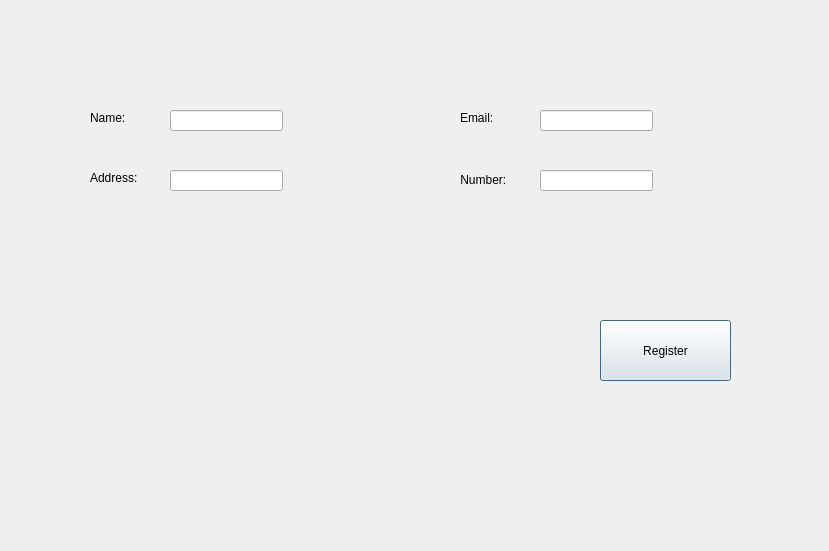
<?xml version="1.0" encoding="UTF-8"?>
<ui version="4.0">
 <class>registercust</class>
 <widget class="QDialog" name="registercust">
  <property name="geometry">
   <rect>
    <x>0</x>
    <y>0</y>
    <width>829</width>
    <height>551</height>
   </rect>
  </property>
  <property name="windowTitle">
   <string>Dialog</string>
  </property>
  <widget class="QLineEdit" name="email">
   <property name="geometry">
    <rect>
     <x>540</x>
     <y>110</y>
     <width>113</width>
     <height>21</height>
    </rect>
   </property>
  </widget>
  <widget class="QLineEdit" name="name">
   <property name="geometry">
    <rect>
     <x>170</x>
     <y>110</y>
     <width>113</width>
     <height>21</height>
    </rect>
   </property>
  </widget>
  <widget class="QLabel" name="label">
   <property name="geometry">
    <rect>
     <x>90</x>
     <y>110</y>
     <width>58</width>
     <height>16</height>
    </rect>
   </property>
   <property name="text">
    <string>Name:</string>
   </property>
  </widget>
  <widget class="QLabel" name="label_4">
   <property name="geometry">
    <rect>
     <x>460</x>
     <y>110</y>
     <width>58</width>
     <height>16</height>
    </rect>
   </property>
   <property name="text">
    <string>Email:</string>
   </property>
  </widget>
  <widget class="QPushButton" name="registerpb">
   <property name="geometry">
    <rect>
     <x>600</x>
     <y>320</y>
     <width>131</width>
     <height>61</height>
    </rect>
   </property>
   <property name="text">
    <string>Register</string>
   </property>
  </widget>
  <widget class="QLabel" name="label_5">
   <property name="geometry">
    <rect>
     <x>457</x>
     <y>170</y>
     <width>61</width>
     <height>20</height>
    </rect>
   </property>
   <property name="text">
    <string> Number:</string>
   </property>
  </widget>
  <widget class="QLineEdit" name="num">
   <property name="geometry">
    <rect>
     <x>540</x>
     <y>170</y>
     <width>113</width>
     <height>21</height>
    </rect>
   </property>
  </widget>
  <widget class="QLabel" name="label_2">
   <property name="geometry">
    <rect>
     <x>90</x>
     <y>170</y>
     <width>58</width>
     <height>16</height>
    </rect>
   </property>
   <property name="text">
    <string>Address:</string>
   </property>
  </widget>
  <widget class="QLineEdit" name="address">
   <property name="geometry">
    <rect>
     <x>170</x>
     <y>170</y>
     <width>113</width>
     <height>21</height>
    </rect>
   </property>
  </widget>
 </widget>
 <resources/>
 <connections/>
</ui>
